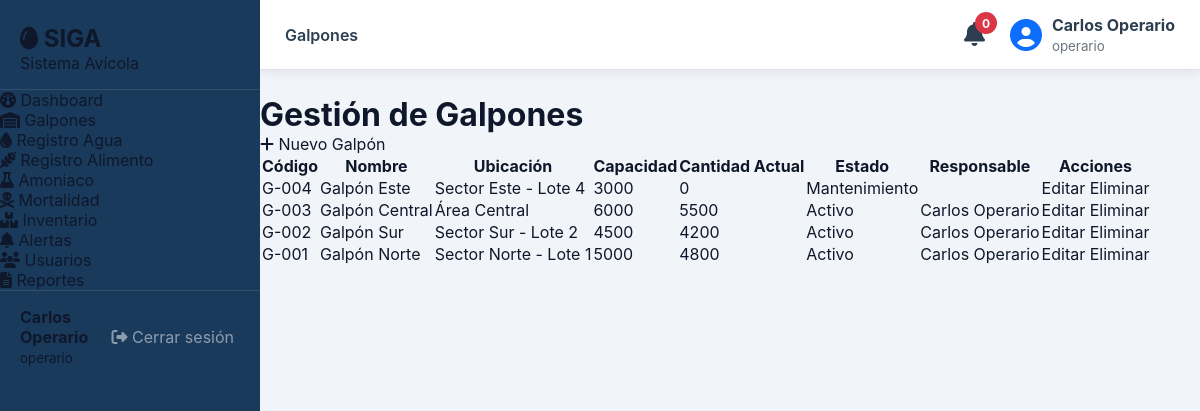
The app's page /modules/galpones/index.php (signed in) with its own data.
### tables this page shows
CREATE TABLE IF NOT EXISTS `galpones` (
  `id`                  INT UNSIGNED NOT NULL AUTO_INCREMENT,
  `codigo`              VARCHAR(20)  NOT NULL UNIQUE,
  `nombre`              VARCHAR(100) NOT NULL,
  `ubicacion`           VARCHAR(200),
  `capacidad_maxima`    INT UNSIGNED NOT NULL DEFAULT 0,
  `cantidad_actual`     INT UNSIGNED NOT NULL DEFAULT 0,
  `estado`              ENUM('activo','inactivo','mantenimiento') NOT NULL DEFAULT 'activo',
  `responsable_id`      INT UNSIGNED,
  `created_at`          DATETIME NOT NULL DEFAULT CURRENT_TIMESTAMP,
  PRIMARY KEY (`id`),
  CONSTRAINT `fk_galpones_responsable` FOREIGN KEY (`responsable_id`) REFERENCES `usuarios`(`id`) ON DELETE SET NULL
);

CREATE TABLE IF NOT EXISTS `usuarios` (
  `id`              INT UNSIGNED NOT NULL AUTO_INCREMENT,
  `nombre_completo` VARCHAR(150) NOT NULL,
  `documento`       VARCHAR(30)  NOT NULL UNIQUE,
  `email`           VARCHAR(120) NOT NULL UNIQUE,
  `telefono`        VARCHAR(20),
  `password_hash`   VARCHAR(255) NOT NULL,
  `rol_id`          INT UNSIGNED NOT NULL DEFAULT 2,
  `activo`          TINYINT(1)   NOT NULL DEFAULT 1,
  `created_at`      DATETIME     NOT NULL DEFAULT CURRENT_TIMESTAMP,
  `updated_at`      DATETIME     NOT NULL DEFAULT CURRENT_TIMESTAMP ON UPDATE CURRENT_TIMESTAMP,
  PRIMARY KEY (`id`),
  CONSTRAINT `fk_usuarios_rol` FOREIGN KEY (`rol_id`) REFERENCES `roles`(`id`)
);

### modules/galpones/index.php (the view, shortened to what this page needs)
<?php
$db = getDB();
$sql = "SELECT g.*, u.nombre_completo AS responsable
        FROM galpones g
        LEFT JOIN usuarios u
        ON g.responsable_id = u.id
        ORDER BY g.id DESC";
$galpones = $db->query($sql)->fetchAll();
include '../../includes/header.php';
?>
<div class="container">
    <div class="page-header">
        <h1>Gestión de Galpones</h1>
        <a href="crear.php" class="btn btn-primary">
            <i class="fa fa-plus"></i> Nuevo Galpón
        </a>
    </div>
    <table class="table">
        <thead>
        <tr>
            <th>Código</th>
            <th>Nombre</th>
            <th>Ubicación</th>
            <th>Capacidad</th>
            <th>Cantidad Actual</th>
            <th>Estado</th>
            <th>Responsable</th>
            <th>Acciones</th>
        </tr>
        </thead>
        <tbody>
        <?php foreach($galpones as $g): ?>
        <tr>
            <td><?= htmlspecialchars($g['codigo']) ?></td>
            <td><?= htmlspecialchars($g['nombre']) ?></td>
            <td><?= htmlspecialchars($g['ubicacion']) ?></td>
            <td><?= $g['capacidad_maxima'] ?></td>
            <td><?= $g['cantidad_actual'] ?></td>
            <td><?= ucfirst($g['estado']) ?></td>
            <td><?= htmlspecialchars($g['responsable']) ?></td>
            <td>
                <a href="editar.php?id=<?= $g['id'] ?>"
                   class="btn btn-warning">
                    Editar
                </a>
                <a href="eliminar.php?id=<?= $g['id'] ?>"
                   class="btn btn-danger"
                   onclick="return confirm('¿Eliminar galpón?')">
                    Eliminar
                </a>
            </td>
        </tr>
        <?php endforeach; ?>
        </tbody>
    </table>
</div>
<?php include '../../includes/footer.php';
?>

### assets/css/siga.css (style rules this page uses)
:root { --siga-blue: #1a3a5c; --siga-blue-mid: #2a5298; --siga-blue-lt: #3d6eb5; --siga-green: #2e7d52; --siga-green-lt: #43a875; --siga-amber: #e67e22; --siga-red: #c0392b; --siga-white: #f8fafc; --siga-gray-50: #f1f5f9; --siga-gray-100: #e2e8f0; --siga-gray-300: #cbd5e1; --siga-gray-500: #64748b; --siga-gray-700: #334155; --siga-gray-900: #0f172a; --sidebar-w: 260px; --topbar-h: 62px; --radius: 12px; --radius-sm: 8px; --shadow: 0 4px 20px rgba(26,58,92,.10); --shadow-sm: 0 2px 8px rgba(26,58,92,.07); --transition: .22s ease; font-family: 'Inter', system-ui, sans-serif; }
*, *::before, *::after { box-sizing: border-box; margin: 0; padding: 0; }
body { background: var(--siga-gray-50); color: var(--siga-gray-900); }
a { text-decoration: none; color: inherit; }

### records on screen
galpones: codigo "G-004", nombre "Galpón Este", ubicacion "Sector Este - Lote 4", capacidad_maxima "3000", cantidad_actual "0", estado "Mantenimiento"
galpones: codigo "G-003", nombre "Galpón Central", ubicacion "Área Central", capacidad_maxima "6000", cantidad_actual "5500", estado "Activo", responsable.nombre_completo "Carlos Operario"
galpones: codigo "G-002", nombre "Galpón Sur", ubicacion "Sector Sur - Lote 2", capacidad_maxima "4500", cantidad_actual "4200", estado "Activo", responsable.nombre_completo "Carlos Operario"
galpones: codigo "G-001", nombre "Galpón Norte", ubicacion "Sector Norte - Lote 1", capacidad_maxima "5000", cantidad_actual "4800", estado "Activo", responsable.nombre_completo "Carlos Operario"

### other values on screen
$nombreUsuario "Carlos Operario"
$rolUsuario "operario"
$activePage "Galpones"
$stmt->fetchColumn() "0"
